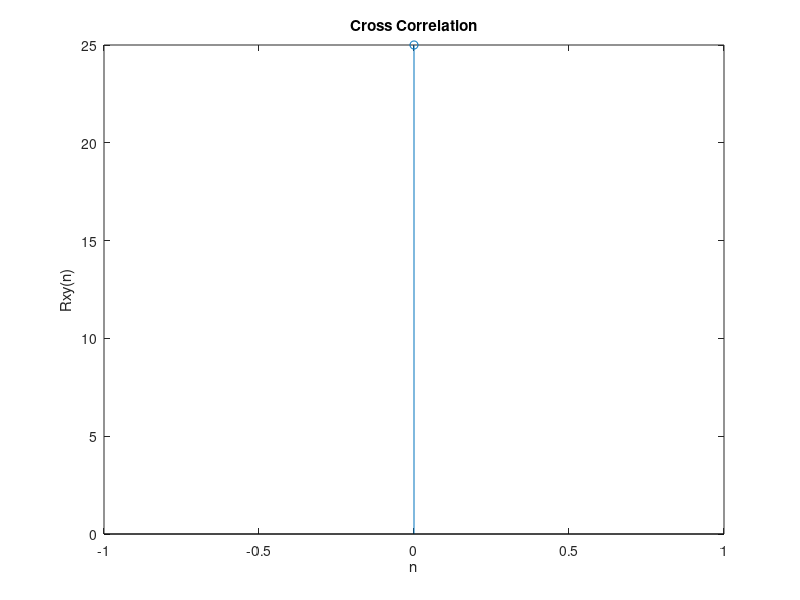

This chart was generated by the following MATLAB code:
% Program to perform correlation
% Example
% Enter the input sequence I: [1 2 5]
% Enter the input sequence II: [8 5 2]
% Output:
%      2     9    28    41    40

clear all;
x=input('Enter the input sequence I: ' );
h=input('Enter the input sequence II: ' );
n1=length(x);
n2=length(h);
N=n1+n2-1;
x1=fliplr(x);
x2=[x1 zeros(1,N-n1)];
h1=[h zeros(1,N-n2)];
for n=1:N
    for m=1:N
        if n>m
        H(m,n)=h1(N-(n-(m+1)));
        else
        H(m,n)=h1(m-(n-1));
        end
    end
end
y=(H*x2');
y1=fliplr(y');
disp('Output:');
disp(y1);
n=0:N-1;
stem(n,y1);title('Cross Correlation');
xlabel('n');ylabel('Rxy(n)');
axis tight;